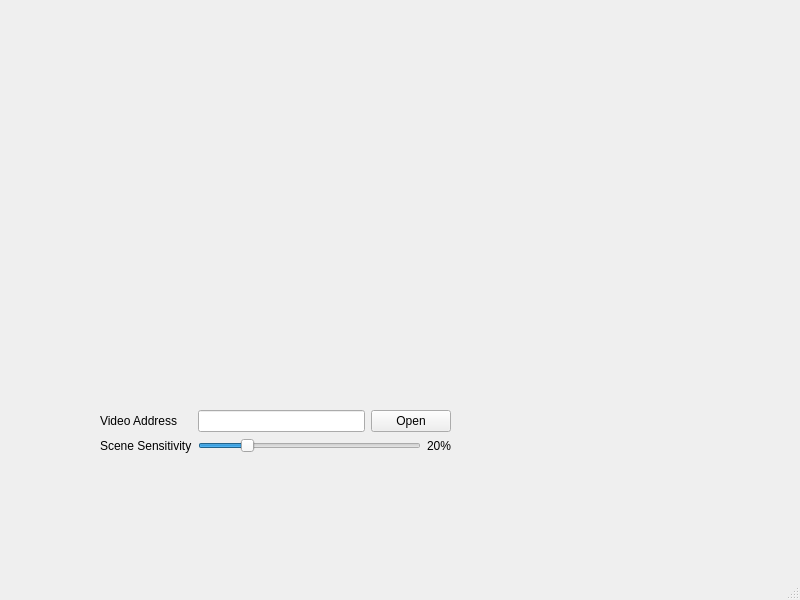
<?xml version="1.0" encoding="UTF-8"?>
<ui version="4.0">
 <class>MainWindow</class>
 <widget class="QMainWindow" name="MainWindow">
  <property name="geometry">
   <rect>
    <x>0</x>
    <y>0</y>
    <width>800</width>
    <height>600</height>
   </rect>
  </property>
  <property name="windowTitle">
   <string>MainWindow</string>
  </property>
  <widget class="QWidget" name="centralwidget">
   <widget class="QWidget" name="formLayoutWidget">
    <property name="geometry">
     <rect>
      <x>100</x>
      <y>410</y>
      <width>351</width>
      <height>71</height>
     </rect>
    </property>
    <layout class="QFormLayout" name="formLayout">
     <item row="1" column="0">
      <widget class="QLabel" name="label">
       <property name="text">
        <string>Scene Sensitivity</string>
       </property>
      </widget>
     </item>
     <item row="0" column="0">
      <widget class="QLabel" name="label_2">
       <property name="text">
        <string>Video Address</string>
       </property>
      </widget>
     </item>
     <item row="0" column="1">
      <layout class="QHBoxLayout" name="horizontalLayout">
       <item>
        <widget class="QLineEdit" name="leVideoFileAddress"/>
       </item>
       <item>
        <widget class="QPushButton" name="pbChooseVideoFile">
         <property name="text">
          <string>Open</string>
         </property>
        </widget>
       </item>
      </layout>
     </item>
     <item row="1" column="1">
      <layout class="QHBoxLayout" name="horizontalLayout_2">
       <item>
        <widget class="QSlider" name="slSceneSensitivity">
         <property name="maximum">
          <number>100</number>
         </property>
         <property name="singleStep">
          <number>1</number>
         </property>
         <property name="value">
          <number>20</number>
         </property>
         <property name="orientation">
          <enum>Qt::Horizontal</enum>
         </property>
        </widget>
       </item>
       <item>
        <widget class="QLabel" name="lbSceneSensitivity">
         <property name="text">
          <string>20%</string>
         </property>
        </widget>
       </item>
      </layout>
     </item>
    </layout>
   </widget>
   <widget class="QWidget" name="verticalLayoutWidget">
    <property name="geometry">
     <rect>
      <x>50</x>
      <y>30</y>
      <width>631</width>
      <height>351</height>
     </rect>
    </property>
    <layout class="QVBoxLayout" name="verticalLayout"/>
   </widget>
   <widget class="QWidget" name="wdVideo" native="true">
    <property name="geometry">
     <rect>
      <x>470</x>
      <y>280</y>
      <width>281</width>
      <height>271</height>
     </rect>
    </property>
   </widget>
  </widget>
  <widget class="QMenuBar" name="menubar">
   <property name="geometry">
    <rect>
     <x>0</x>
     <y>0</y>
     <width>800</width>
     <height>21</height>
    </rect>
   </property>
  </widget>
  <widget class="QStatusBar" name="statusbar"/>
 </widget>
 <resources/>
 <connections/>
</ui>
